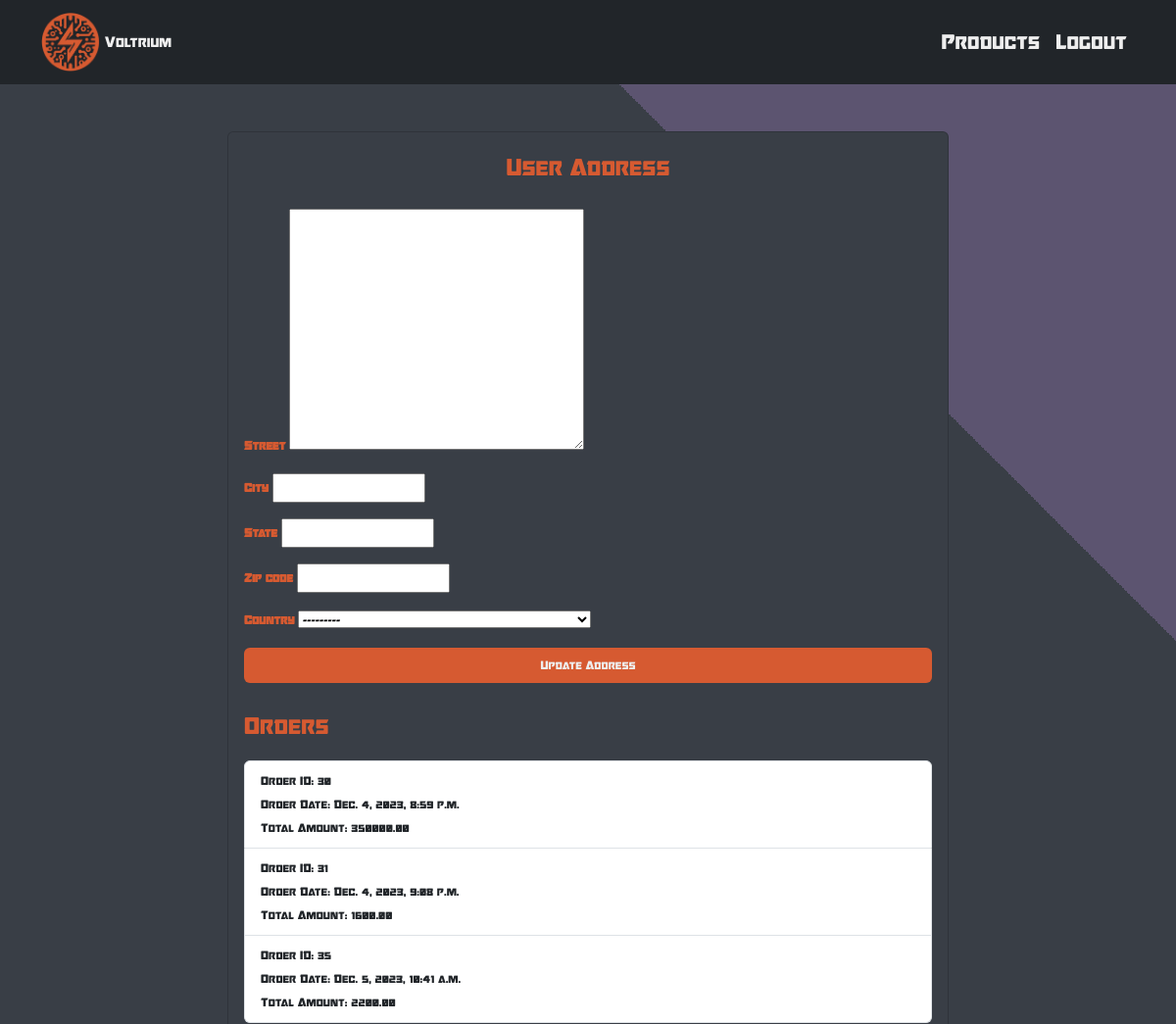
The page /profile/ (signed in, upper part) on the database as committed earlier.
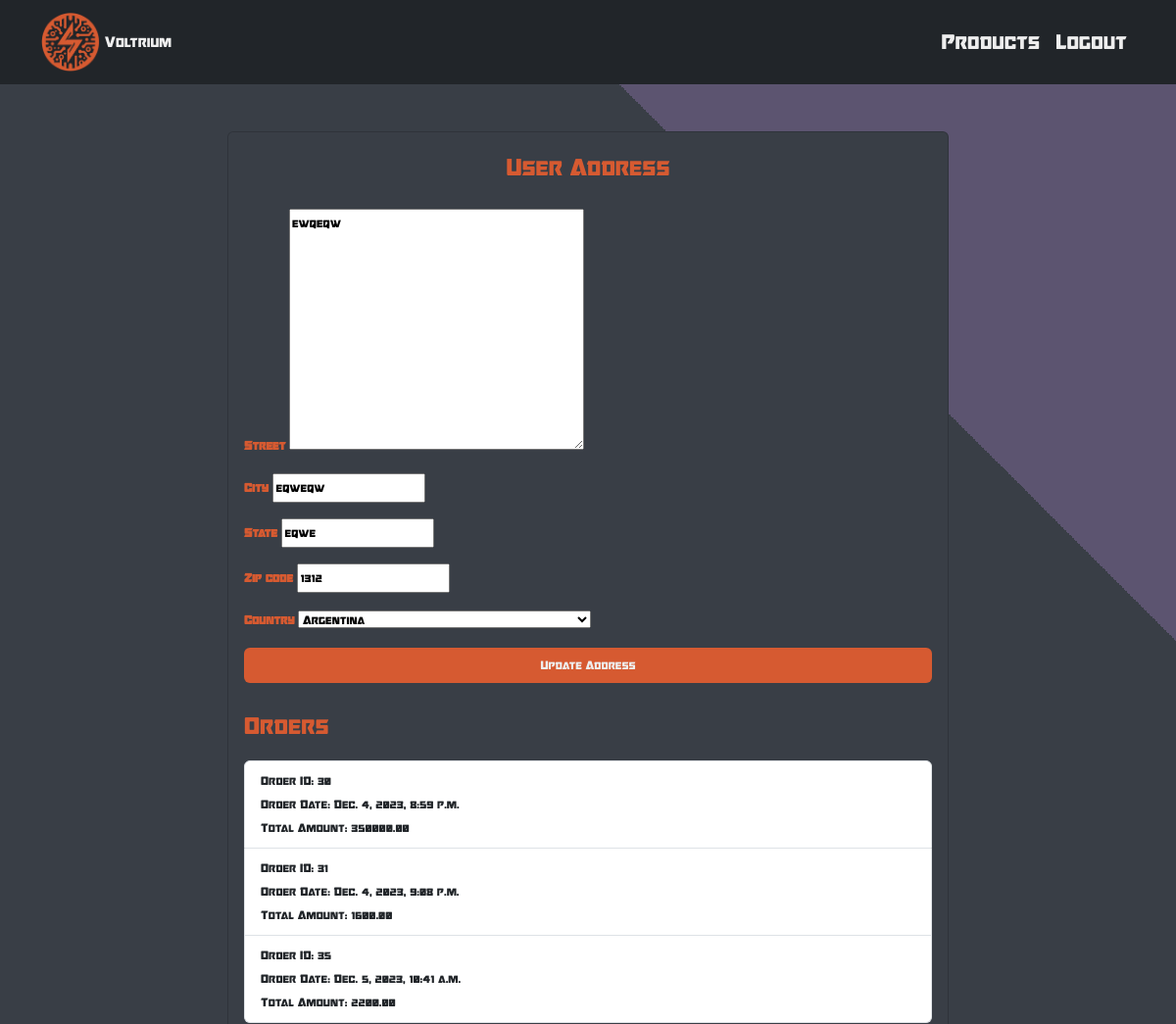
The same page on the database as committed later.
### voltrium/models.py (models this page shows, shortened)
class Address(models.Model):
    user = models.ForeignKey(User, on_delete=models.CASCADE)
    street = models.TextField()
    city = models.CharField(max_length=100)
    state = models.CharField(max_length=100)
    zip_code = models.CharField(max_length=20)
    country = CountryField()

### voltrium/views.py (the view)
# urls.py: path('profile/', profile, name='profile'),
def profile(request):
    user = request.user
    addresses = Address.objects.filter(user=user)
    if addresses:
        address_instance = addresses.first()
    else:
        address_instance = Address(user=user)
    address_form = AddressForm(request.POST or None, instance=address_instance)
    order_lines = OrderLine.objects.filter(order__user=user)
    orders = Order.objects.filter(user=user)
    context = {
        'address_form': address_form,
        'addresses': addresses,
        'order_lines': order_lines,
        'orders': orders
    }
    if request.method == 'POST':
        if 'address_submit' in request.POST:
            if address_form.is_valid():
                address_form.save()
                messages.success(request, 'Your address was successfully updated.')
                return redirect('home')
    return render(request, 'profile.html', context)

### voltrium/forms.py
class AddressForm(forms.ModelForm):
    country = CountryField().formfield()
    class Meta:
        model = Address
        fields = ['street', 'city', 'state', 'zip_code', 'country']

### voltrium/templates/profile.html (shortened to what this page needs)
{% load static %}
<!DOCTYPE html>
<html lang="en">
<head>
    <link href="https://cdn.jsdelivr.net/npm/bootstrap@5.3.2/dist/css/bootstrap.min.css" rel="stylesheet">
    <link rel="stylesheet" href="{% static 'voltrium/style/styles.css' %}">
</head>
<body>
    <nav class="navbar navbar-expand-lg navbar-dark bg-dark">
        <div class="container">
            <a class="navbar-brand" href="{% url 'home' %}">
                <img src="{% static 'images/logo.png' %}" alt="Your Logo" height="60">
                Voltrium
            </a>
            <div class="collapse navbar-collapse" id="navbarNav">
                <ul class="navbar-nav ms-auto">
                    {% if user.is_authenticated %}
                        <li class="nav-item">
                            <a class="nav-link" href="{% url 'all_products' %}">Products</a>
                        </li>
                        <li class="nav-item">
                            <a class="nav-link" href="{% url 'logout' %}">Logout</a>
                        </li>
                    {% endif %}
                </ul>
            </div>
        </div>
    </nav>
    <div class="container my-5" s>
        <div class="row justify-content-center">
            <div class="col-md-8">
                <div class="card" style="background-color: #393E46;">
                    <div class="card-body">
                        <form method="post" action="{% url 'profile' %}" class="mb-4">
                            <h2 class="mb-4 text-center title" style="color: #D65A31;">User Address</h2>
                            {% for field in address_form %}
                            <div class="mb-3">
                                <label for="{{ field.id_for_label }}" style="color: #D65A31;"><strong>{{ field.label }}</strong></label>
                                {{ field }}
                            </div>
                            {% endfor %}
                            <div class="input-box button">
                                <button type="submit" name="address_submit" class="btn btn-dark w-100">Update Address</button>
                            </div>
                        </form>
                        <h2 class="mb-3" style="color: #D65A31;">Orders</h2>
                        <ul class="list-group mb-4">
                            {% for order in orders %}
                            <li class="list-group-item">
                                Order ID: {{ order.id }}<br>
                                Order Date: {{ order.order_date }}<br>
                                Total Amount: {{ order.total_amount }}
                            </li>
                            {% endfor %}
                        </ul>
                    </div>
                </div>
            </div>
        </div>
    </div>
</body>
</html>

Rows that differ between the two databases and show on the page:
added Address: address_form "ewqeqw" "eqweqw" "eqwe" "1312" "Argentina"
